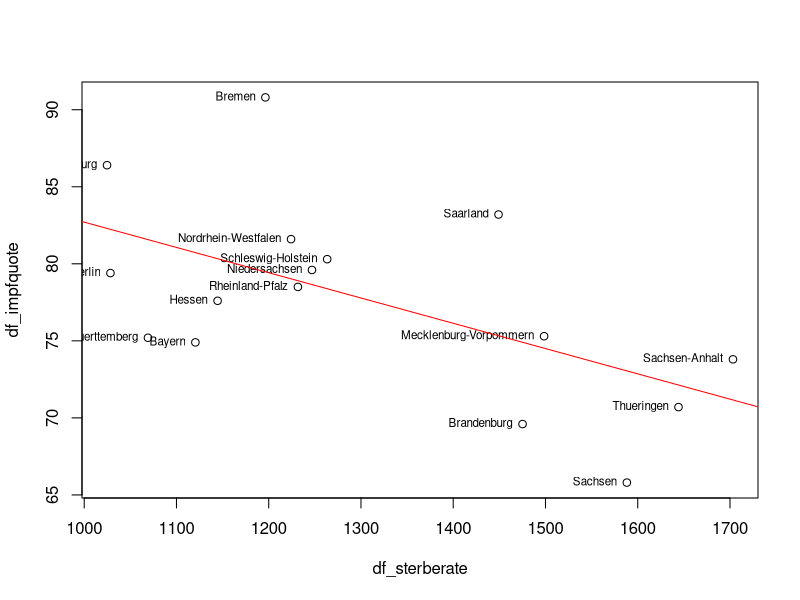

Source code (R):
# Sterbefälle 21: Destatis, Sonderauswertung Sterbefälle
# Bevölkerung 20: Destatis
# Impfquoten: Statista

Bundeslaender <- c("Schleswig-Holstein", "Hamburg", "Niedersachsen", "Bremen", "Nordrhein-Westfalen", "Hessen", "Rheinland-Pfalz", "Baden-Wuerttemberg", "Bayern",
"Saarland", "Berlin", "Brandenburg", "Mecklenburg-Vorpommern", "Sachsen", "Sachsen-Anhalt", "Thueringen")



sterbefaelle_21 <- c(36775, 18983, 99792, 8137, 219446, 72030, 50477, 118703, 147237, 14259, 37682, 37337, 24137, 64433, 37142, 34860)
bevoelkerung_20 <- c(2910875, 1852478, 8003421, 680130, 17925570, 6293154, 4098391, 11103043, 13140183, 983991, 3664088, 2531071, 1610774, 4056941, 2180684, 2120237)

sterberaten_21 <- (sterbefaelle_21/bevoelkerung_20) * 100000

impfquoten <- c(80.3, 86.4, 79.6, 90.8, 81.6, 77.6, 78.5, 75.2, 74.9, 83.2, 79.4, 69.6, 75.3, 65.8, 73.8, 70.7)

df_sterb <- data.frame(Bundeslaender, sterberaten_21)
df_impf <- data.frame(Bundeslaender, impfquoten)


df_sterberate <- df_sterb$sterberaten
df_impfquote <- df_impf$impfquoten


plot(df_sterberate, df_impfquote)
text(df_sterberate, df_impfquote, labels=Bundeslaender, cex= 0.7, pos = 2)


modell <- lm(df_impfquote ~ df_sterberate)
abline(modell, col="red")


cor(df_sterb$sterberaten, df_impf$impfquoten, use= "everything", method = "pearson")
